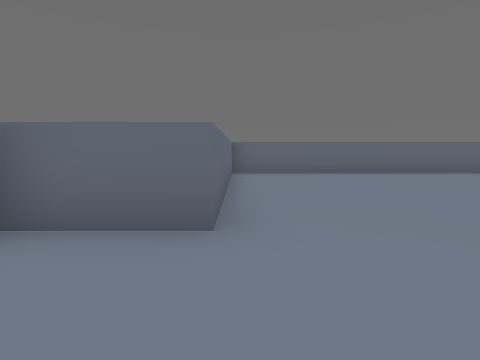
View 1 (above)

24 first-person views from a walk through a 3-D level made in the Godot game engine. The camera is 1.5 m above the floor, tilts 6° down and sees 80° across. The floor is counted in squares, 2 m on a side. Each view is taken from the middle of a square. On the plan, view 1 faces up. The plan holds only what a view shows up to about 10 squares ahead; the rest is blank.

View 2
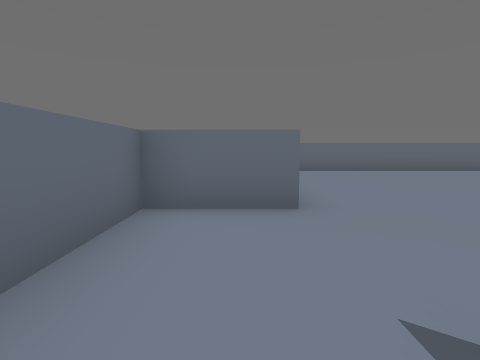

View 3
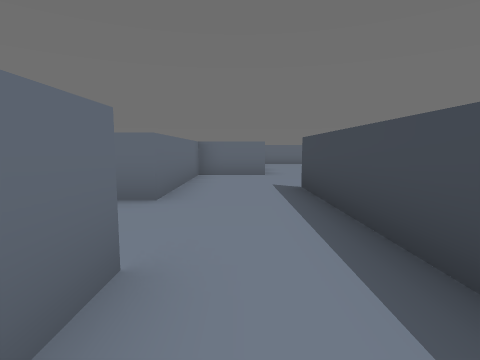

View 4
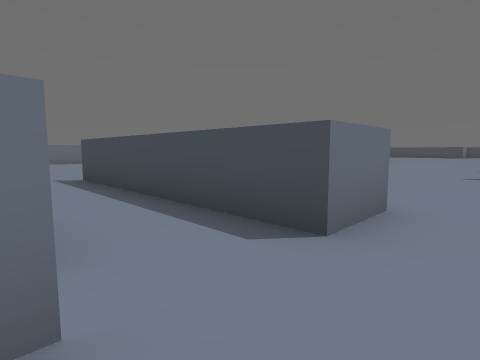

View 5
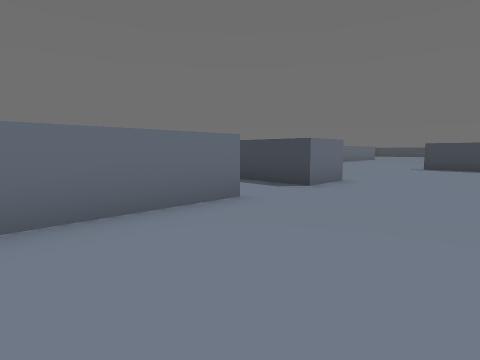

View 6
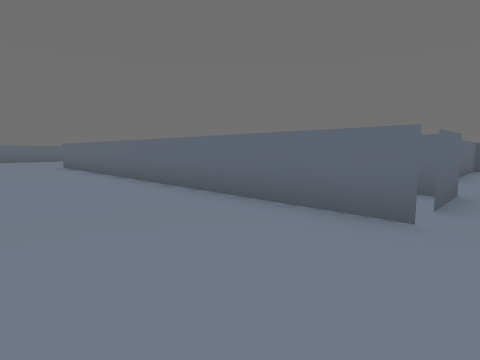

View 7
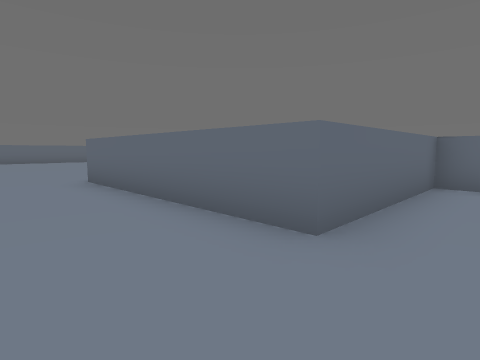

View 8
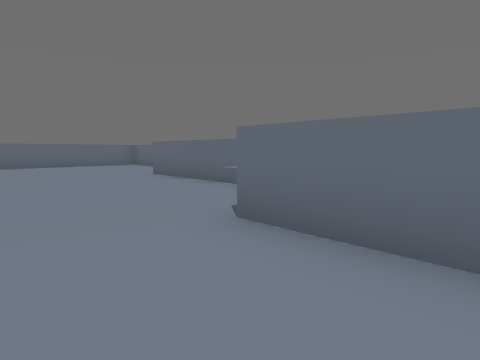

View 9
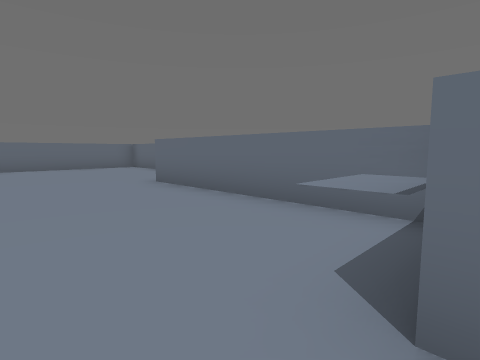

View 10
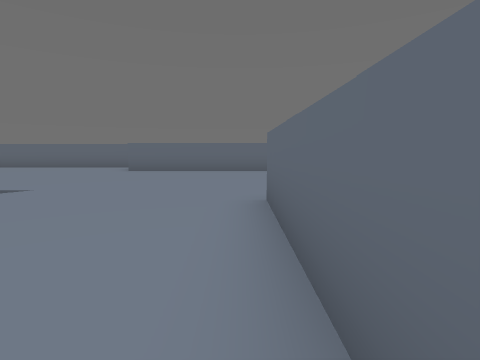

View 11
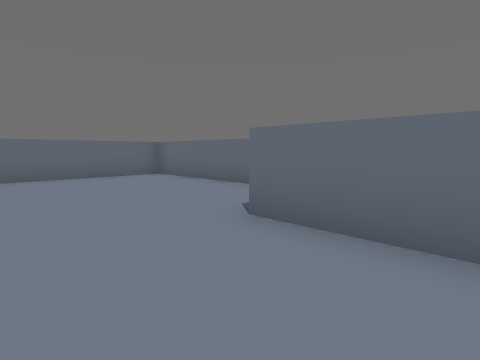

View 12
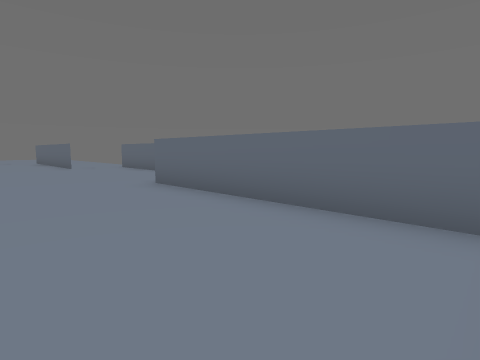

View 13
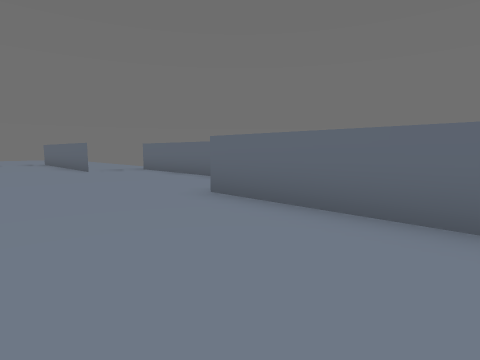

View 14
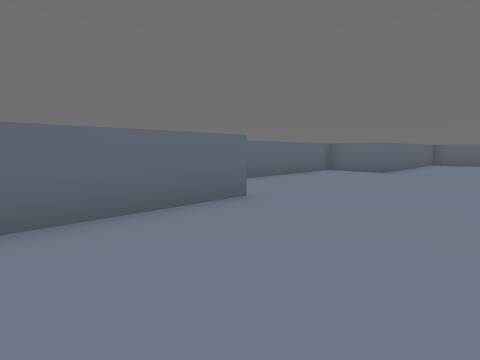

View 15
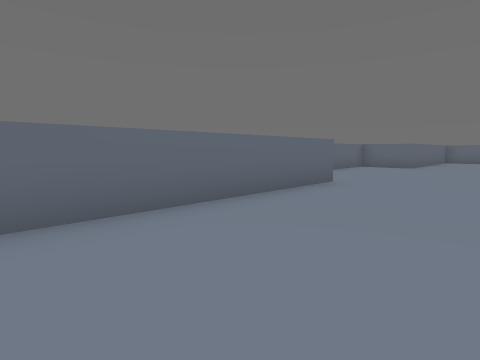

View 16
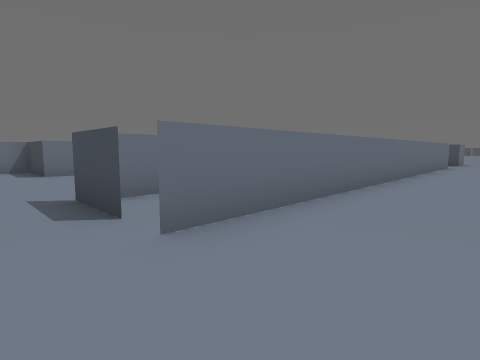

View 17
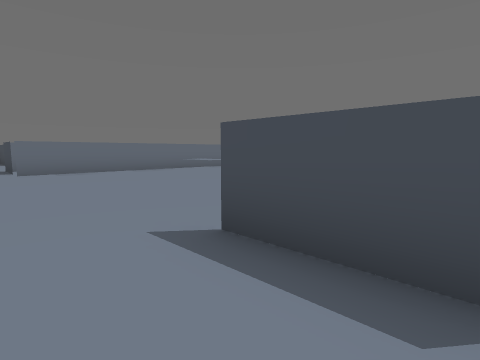

View 18
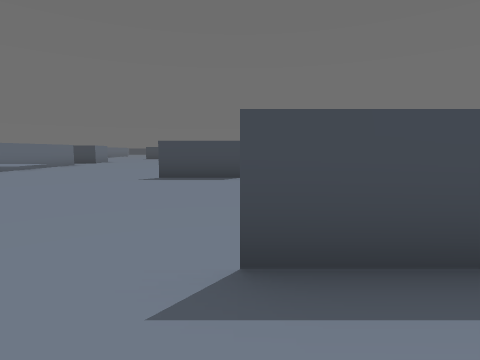

View 19
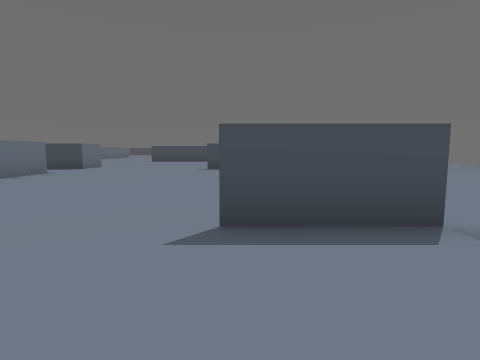

View 20
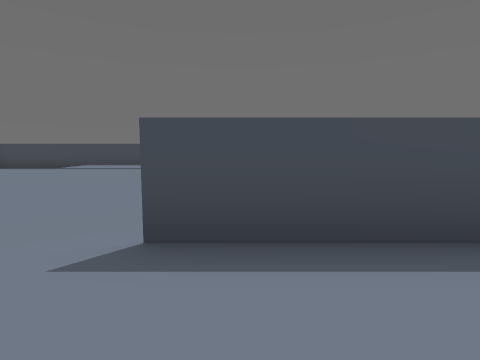

View 21
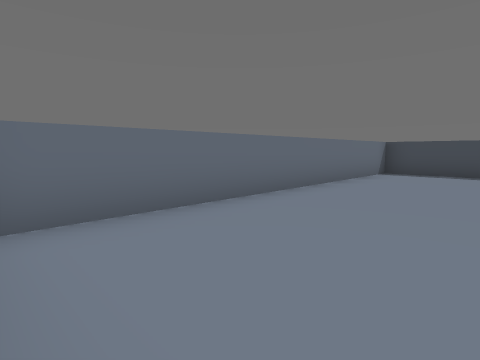

View 22
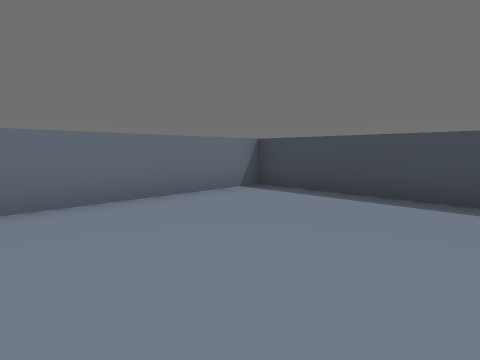

View 23
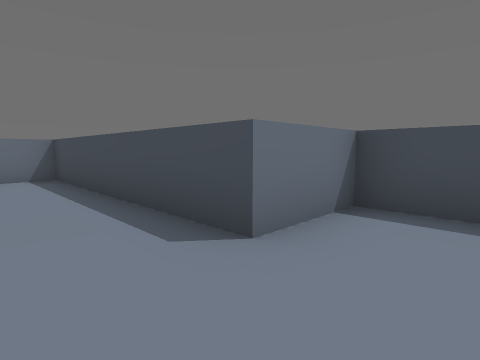

View 24
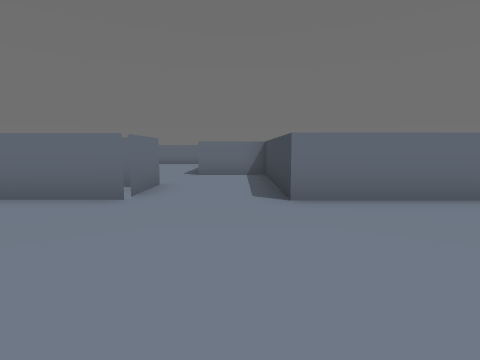

### Floor plan
Points are (right, up) in squares from view 1. A wall is a line through its corners. A room is listed if a view was taken in it or the views show most of it. See-through windows are left out.
Room 1 (views 1, 2, 3, 7, 20, 21, 22, 23)
walls: (-1.4, 2.6) (-2.2, 2.6) (-2.2, -1.8); (9.3, 0.2) (9.3, -1.5); (11.8, -1.8) (11.8, 2.6) (9.8, 2.6) (9.8, 9.2) (-0.2, 9.2) (-0.2, 3.4); (-1.7, -4.2) (-1.7, -6); (0.3, -6.8) (0.3, -0.1)
ways out: opening at (-2, -3) to room 2; opening at (-0.5, -5.5) to room 2; opening at (10.5, -0.5) to room 2
objects: torch (-1, 3); table (2, 1); torch (2, 9); torch (5, 9); torch (7, 9)
Room 2 (views 4, 5, 6, 8, 9, 10, 11, 12, 13, 14, 15, 16, 17, 18, 19, 24)
walls: (1.9, -6.8) (0.3, -6.8); (-1.6, -6.8) (-14.8, -6.8); (9.4, -1.8) (7.4, -1.8); (-2.2, -1.8) (-8.2, -1.8); (14.6, -1.8) (11.8, -1.8); (-8.6, 0.4) (-14.2, 0.4) (-14.2, 2.6) (-20.2, 2.6) (-20.2, -4) (-21.2, -4); (-8.3, -15.1) (-8.3, -12.8); (-14.7, -6) (-14.7, -4.2); (-14.2, -17) (-14.2, -15); (-20.2, -10.5) (-20.2, -16.8); (-22.2, -5) (-22.2, -9)
ways out: opening at (-2, -3) to room 1; opening at (-0.5, -5.5) to room 1; opening at (10.5, -0.5) to room 1; gap at (-21, -17)
objects: other object (-11, -11); table (-9, -1) to (-9, 0); torch (-6, -2); torch (-4, -2); torch (14, -2)

Positions as (right, up) in squares from view 1, and headings:
1: (0, 0), facing up
2: (-1, -1), facing up
3: (-1, -6), facing up
4: (-2, -8), facing up-right
5: (-5, -10), facing up-right
6: (-1, -10), facing up-left
7: (-1, -4), facing up-left
8: (-6, -4), facing up-left
9: (-8, -3), facing up-left
10: (-10, 0), facing left
11: (-12, -2), facing up-left
12: (-17, 2), facing down-left
13: (-17, 0), facing down-left
14: (-17, -14), facing up-left
15: (-17, -17), facing up-left
16: (-16, -9), facing up-right
17: (-16, -17), facing up-right
18: (-16, -15), facing right
19: (-11, -13), facing right
20: (-2, -1), facing right
21: (0, 6), facing up-right
22: (5, 5), facing up-right
23: (8, 1), facing up-right
24: (11, -6), facing up
